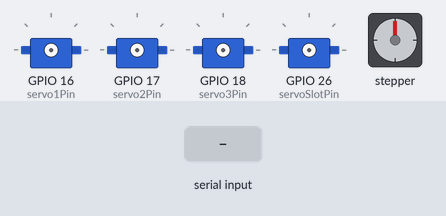
Recording of a sketch running on a simulated ESP32. On the bench: 4 × servo, stepper motor. The inputs (shaded band) are chosen by the test bench. Stepper angles assume 2048 steps per turn; what the sketch prints to the serial monitor is not drawn.

Above: at 0.0 s.
At 1.7 s:
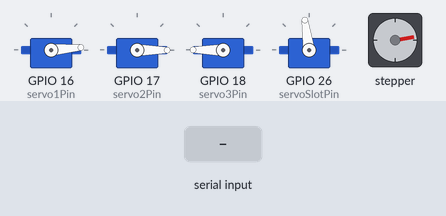
1.8 s: "90,45\n" received over Serial
At 2.24 s:
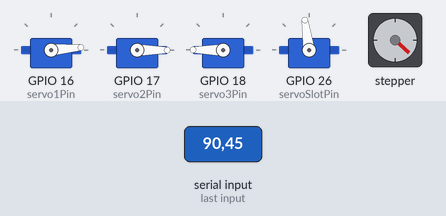
Timing chart, 0 to 16.8 s (numbered marks = the images above; inputs shaded):
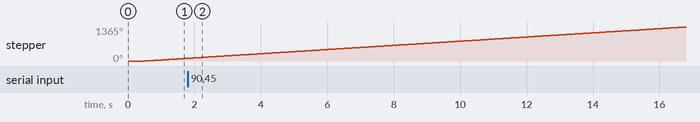

The sketch:

servoTest.ino
```cpp
#include <ESP32Servo.h>
#include <Stepper.h>
#define servo1Pin 16
#define servo2Pin 17
#define servo3Pin 18
#define servoSlotPin 26

const int stepsPerRevolution = 2048;
Stepper myStepper(stepsPerRevolution, 23, 21, 22, 19);

Servo servos[4]; // 0,1,2 = 배출서보1~3, 3 = 슬롯서보

int currentAngle[4] = {0, 0, 180, 90}; // 서보별 현재 각도
int targetAngle[4] = {0, 0, 0, 0};  // ㄴ서보별 목표 각도
int homeAngle[4] = {5, 0, 180, 98}; // {1번 서보, 2번 서보, 3번 서보, 4번 서보} 서보 초기값 세팅
bool servoMoving[4] = {false, false, false, false};

unsigned long lastStepTime[4] = {0, 0, 0, 0};
const int servoStepDelay = 10; // 1도 이동 간격(ms) - 숫자 키우면 더 느려짐

String inputBuffer = "";

void setup()
{
  Serial.begin(115200);
  delay(500);

  ESP32PWM::allocateTimer(0);
  ESP32PWM::allocateTimer(1);
  ESP32PWM::allocateTimer(2);
  ESP32PWM::allocateTimer(3);

  servos[0].setPeriodHertz(50);
  servos[0].attach(servo1Pin, 500, 2400);

  servos[1].setPeriodHertz(50);
  servos[1].attach(servo2Pin, 500, 2400);

  servos[2].setPeriodHertz(50);
  servos[2].attach(servo3Pin, 500, 2400);

  servos[3].setPeriodHertz(50);
  servos[3].attach(servoSlotPin, 500, 2400);
  myStepper.setSpeed(14);

  for (int i = 0; i < 4; i++)
  {
    servos[i].write(homeAngle[i]);
  }

  Serial.println("=== 서보 4개 개별 테스트 (천천히 이동) ===");
  Serial.println("형식: 서보번호 각도 (예: 1 50 -> 1번 서보를 50도로 천천히 이동)");
  Serial.println("서보번호: 1,2,3 = 배출서보1~3, 4 = 슬롯서보");
}

void loop()
{
  myStepper.step(20);
  while (Serial.available())
  {
    char c = Serial.read();
    if (c == '\n' || c == '\r')
    {
      if (inputBuffer.length() > 0)
      {
        int servoNum, angle;
        int parsed = sscanf(inputBuffer.c_str(), "%d %d", &servoNum, &angle);
        if (parsed == 2 && servoNum >= 1 && servoNum <= 4)
        {
          int idx = servoNum - 1;
          targetAngle[idx] = constrain(angle, 0, 180);
          servoMoving[idx] = true;
          Serial.print(">>> 서보 ");
          Serial.print(servoNum);
          Serial.print(" -> 목표각도 ");
          Serial.println(targetAngle[idx]);
        }
        else
        {
          Serial.println(">>> 형식 오류: '서보번호 각도' (예: 1 50)");
        }
        inputBuffer = "";
      }
    }
    else
    {
      inputBuffer += c;
    }
  }
  // 서보 4개를 각각 비차단으로 천천히 이동
  for (int i = 0; i < 4; i++)
  {
    if (servoMoving[i] && millis() - lastStepTime[i] >= servoStepDelay)
    {
      lastStepTime[i] = millis();
      if (currentAngle[i] < targetAngle[i])
      {
        currentAngle[i]++;
      }
      else if (currentAngle[i] > targetAngle[i])
      {
        currentAngle[i]--;
      }
      servos[i].write(currentAngle[i]);
      if (currentAngle[i] == targetAngle[i])
      {
        servoMoving[i] = false;
      }
    }
  }
}
```
